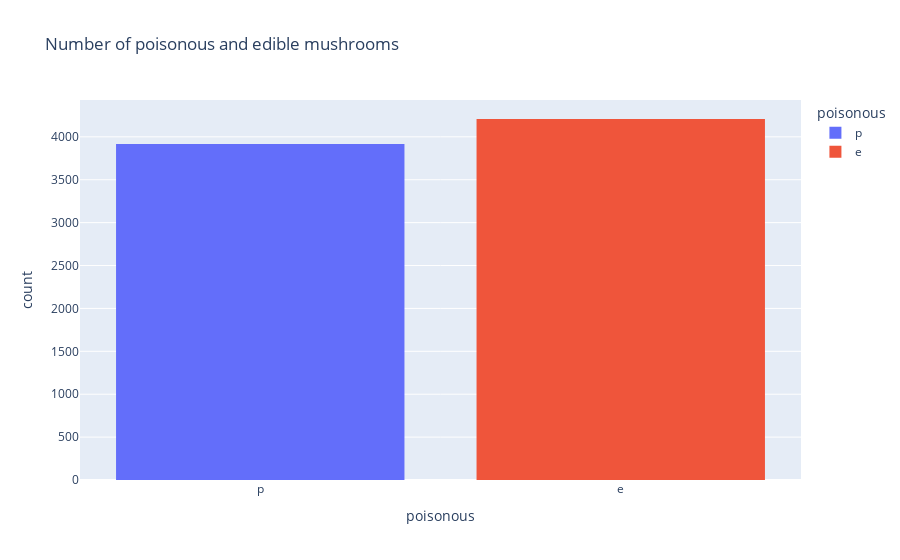

The code cell stored with this chart in its notebook:
### Markdown cell above
### 這份資料集中，有多少是有毒，有多少是無毒的？

### Code cell
fig = px.histogram(y, x="poisonous", color="poisonous", title="Number of poisonous and edible mushrooms")
fig.show()

### Figure 1 — Plotly figure (JSON) as saved in the notebook; plotly's stock layout.template omitted (floating-point values rounded to 4 significant figures; data arrays with more than 128 entries replaced by an {"elided": "..."} marker saying what was removed)
{"data": [{"bingroup": "x", "hovertemplate": "poisonous=%{x}<br>count=%{y}<extra></extra>", "legendgroup": "p", "marker": {"color": "#636efa", "pattern": {"shape": ""}}, "name": "p", "orientation": "v", "showlegend": true, "type": "histogram", "x": {"elided": "3916 str values"}, "xaxis": "x", "yaxis": "y"}, {"bingroup": "x", "hovertemplate": "poisonous=%{x}<br>count=%{y}<extra></extra>", "legendgroup": "e", "marker": {"color": "#EF553B", "pattern": {"shape": ""}}, "name": "e", "orientation": "v", "showlegend": true, "type": "histogram", "x": {"elided": "4208 str values"}, "xaxis": "x", "yaxis": "y"}], "layout": {"barmode": "relative", "legend": {"title": {"text": "poisonous"}, "tracegroupgap": 0}, "title": {"text": "Number of poisonous and edible mushrooms"}, "xaxis": {"anchor": "y", "categoryarray": ["p", "e"], "categoryorder": "array", "domain": [0, 1], "title": {"text": "poisonous"}}, "yaxis": {"anchor": "x", "domain": [0, 1], "title": {"text": "count"}}}}
